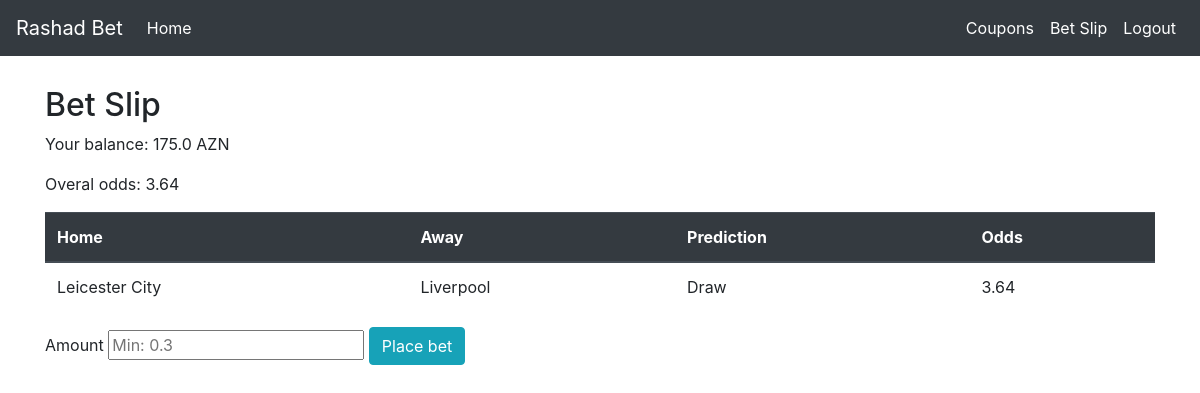
Screenshot of /bet-slip/ (signed in) with the database file from the repository.
### core/models.py (models this page shows, shortened)
class Profile(models.Model):
    user = models.OneToOneField(User, blank=True, null=True ,on_delete=models.CASCADE)
    balance = models.FloatField(default=0)

class BetSlip(models.Model):
    slug = models.SlugField(default='')
    profile = models.ForeignKey(Profile, on_delete=models.CASCADE)
    games = models.ManyToManyField('Game')
    bet_slip_code = models.CharField(max_length=21, default='')
    accepted = models.BooleanField(default=False)
    status = models.CharField(max_length=10, default='NR')
    stake = models.FloatField(blank=True,null=True)
    datetime = models.DateTimeField(auto_now_add=True)
    def get_overal_odd(self):
        overal_odd = 1
        for i in self.games.all():
            overal_odd = i.odd * overal_odd
        return overal_odd

class Game(models.Model):
    home_team = models.CharField(max_length=50)
    away_team = models.CharField(max_length=50)
    location = models.CharField(max_length=50, blank=True)
    prediction = models.CharField(max_length=10, null=True)
    odd = models.FloatField(null=True)
    result = models.CharField(max_length=10, blank=True, null=True)
    status = models.CharField(max_length=10, default='NR')

### core/views.py (the view, shortened to what this page needs)
# urls.py: path('bet-slip/',BetSlipView.as_view(),name='bet-slip-view'),
class BetSlipView(View):
    def get(self, request, *args, **kwargs):
        profile = Profile.objects.get(user=self.request.user)
        bet_slip_qs = BetSlip.objects.filter(profile=profile, accepted=False)
        context = {'profile':profile}
        if bet_slip_qs.exists():
            bet_slip = bet_slip_qs[0]
            if bet_slip.games.all():
                context["bet_slip"] = bet_slip
            else:
                messages.warning(request,"You do not have any game in your bet slip")
                return redirect('index')
        else:
            messages.warning(request,"You do not have bet slip")
            return redirect('index')
        return render(self.request,"bet_slip.html",context)

### templates/bet_slip.html (shortened to what this page needs)
{% extends 'layout.html' %}
{% block content %}
<h2>Bet Slip</h2>
<p>Your balance: {{profile.balance}} AZN</p>
<p>Overal odds: {{bet_slip.get_overal_odd}}</p>
<table class="table">
    <thead class="thead-dark">
      <tr>
        <th scope="col">Home</th>
        <th scope="col">Away</th>
        <th scope="col">Prediction</th>
        <th scope="col">Odds</th>
      </tr>
    </thead>
    <tbody>
        {% for game in bet_slip.games.all %}
            <tr>
                <td>{{game.home_team}}</td>
                <td>{{game.away_team}}</td>
                <td>{{game.prediction}}</td>
                <td>{{game.odd}}</td>
            </tr>
        {% endfor %}
    </tbody>
</table>
<form action="{% url 'bet-slip-view' %}" method="POST">
    <label for="">Amount</label>
    <input type="text" name="amount" placeholder="Min: 0.3">
    <button type="submit" class="btn btn-info">Place bet</button>
</form>
{% endblock content %}

### rows the page displays
Profile: balance "175.0"
BetSlip: get_overal_odd "3.64"
Game: home_team "Leicester City", away_team "Liverpool", prediction "Draw", odd "3.64"
